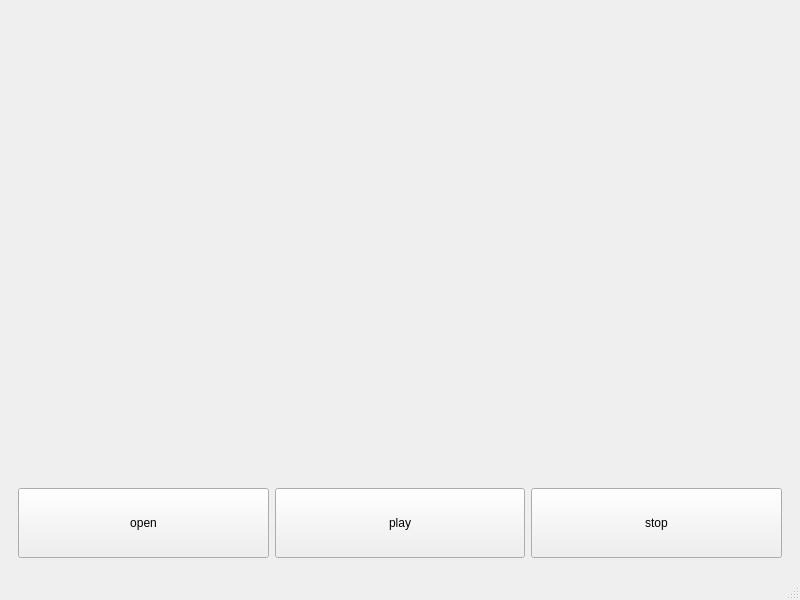
<?xml version="1.0" encoding="UTF-8"?>
<ui version="4.0">
 <class>MainWindow</class>
 <widget class="QMainWindow" name="MainWindow">
  <property name="geometry">
   <rect>
    <x>0</x>
    <y>0</y>
    <width>800</width>
    <height>600</height>
   </rect>
  </property>
  <property name="windowTitle">
   <string>MainWindow</string>
  </property>
  <widget class="QWidget" name="centralwidget">
   <layout class="QVBoxLayout" name="verticalLayout" stretch="5,1">
    <item>
     <widget class="QLabel" name="label">
      <property name="text">
       <string/>
      </property>
     </widget>
    </item>
    <item>
     <widget class="QWidget" name="widget" native="true">
      <layout class="QHBoxLayout" name="horizontalLayout">
       <item>
        <widget class="QPushButton" name="btn_open">
         <property name="minimumSize">
          <size>
           <width>0</width>
           <height>70</height>
          </size>
         </property>
         <property name="text">
          <string>open</string>
         </property>
        </widget>
       </item>
       <item>
        <widget class="QPushButton" name="btn_play">
         <property name="minimumSize">
          <size>
           <width>0</width>
           <height>70</height>
          </size>
         </property>
         <property name="text">
          <string>play</string>
         </property>
        </widget>
       </item>
       <item>
        <widget class="QPushButton" name="btn_stop">
         <property name="minimumSize">
          <size>
           <width>0</width>
           <height>70</height>
          </size>
         </property>
         <property name="text">
          <string>stop</string>
         </property>
        </widget>
       </item>
      </layout>
     </widget>
    </item>
   </layout>
  </widget>
  <widget class="QMenuBar" name="menubar">
   <property name="geometry">
    <rect>
     <x>0</x>
     <y>0</y>
     <width>800</width>
     <height>18</height>
    </rect>
   </property>
  </widget>
  <widget class="QStatusBar" name="statusbar"/>
 </widget>
 <resources/>
 <connections/>
</ui>
